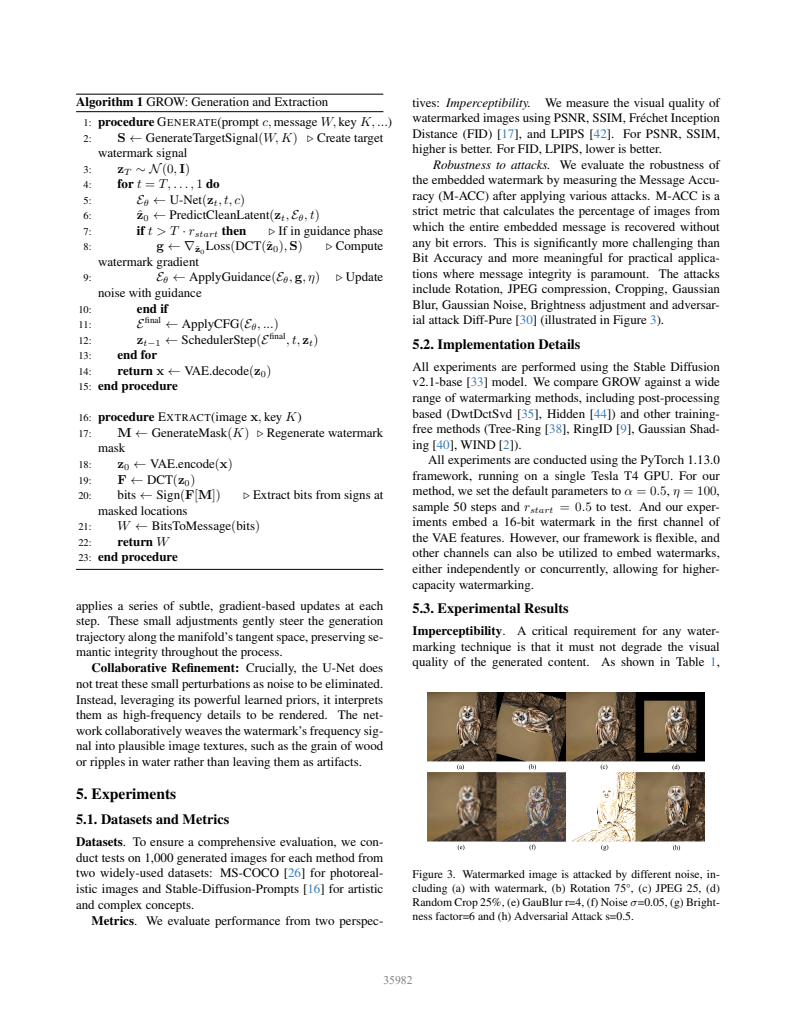
#> input picture research/literature/m1-primary-extension/grow-page5.png, 796 x 1030 px
$ python -i b4_canonical_inventory.py   (imports and definitions only)
#> lines starting #> are read from the running program, lines starting #| are printed output that depends on the picture
"""CPU-only native canonical identities and coarse leakage fingerprints, no models."""
import argparse
import csv
import io
import json
import sys
import zipfile
from collections import Counter
from pathlib import Path, PurePosixPath

sys.path.insert(0, str(Path(__file__).resolve().parents[1]))
import numpy as np
from PIL import Image
from src.data.preprocess import PreprocessError, decode_source, load_config, no_links, pixel_sha, runtime, sha
from b3_raw_duplicate_groups import inventory_records


def leakage_fingerprint(rgb):
    """Separate from A5 detector pHash; resizing is only a grouping diagnostic."""
    image = Image.fromarray(rgb)
    # Pillow pinned RGB->L and bilinear operations; no model or scientific code.
    small = np.array(image.convert("L").resize((9, 8), Image.Resampling.BILINEAR), dtype=np.uint8)
    bits = (small[:, 1:] > small[:, :-1]).ravel()
    value = sum(int(bit) << i for i, bit in enumerate(bits))
    color = np.array(image.resize((8, 8), Image.Resampling.BILINEAR), dtype=np.uint8).tobytes()
    return {"leakage_dhash64": f"{value:016x}", "private_color8_rgb_hex": color.hex()}


# [98 lines left out: functions fingerprint, pinned, run, not called in this run]


# [6 lines not run here, left out]

>>> import cv2
>>> picture = cv2.imread('../research/literature/m1-primary-extension/grow-page5.png', cv2.IMREAD_GRAYSCALE)
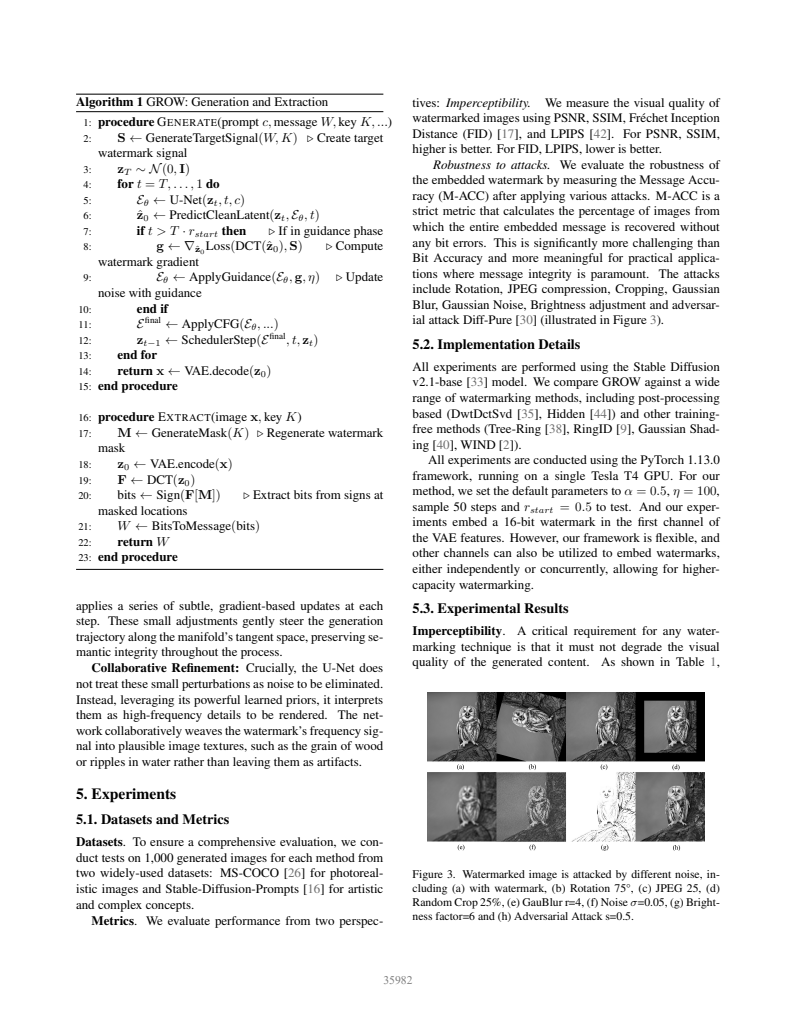
#> picture: shape (1030, 796); min 0, max 255, mean 233.9
>>> result = leakage_fingerprint(picture)
#> in leakage_fingerprint, `value = sum(int(bit) << i for i, bit in enumerate(bits))`: value = 14890772728593564876
#> result = 2 items
